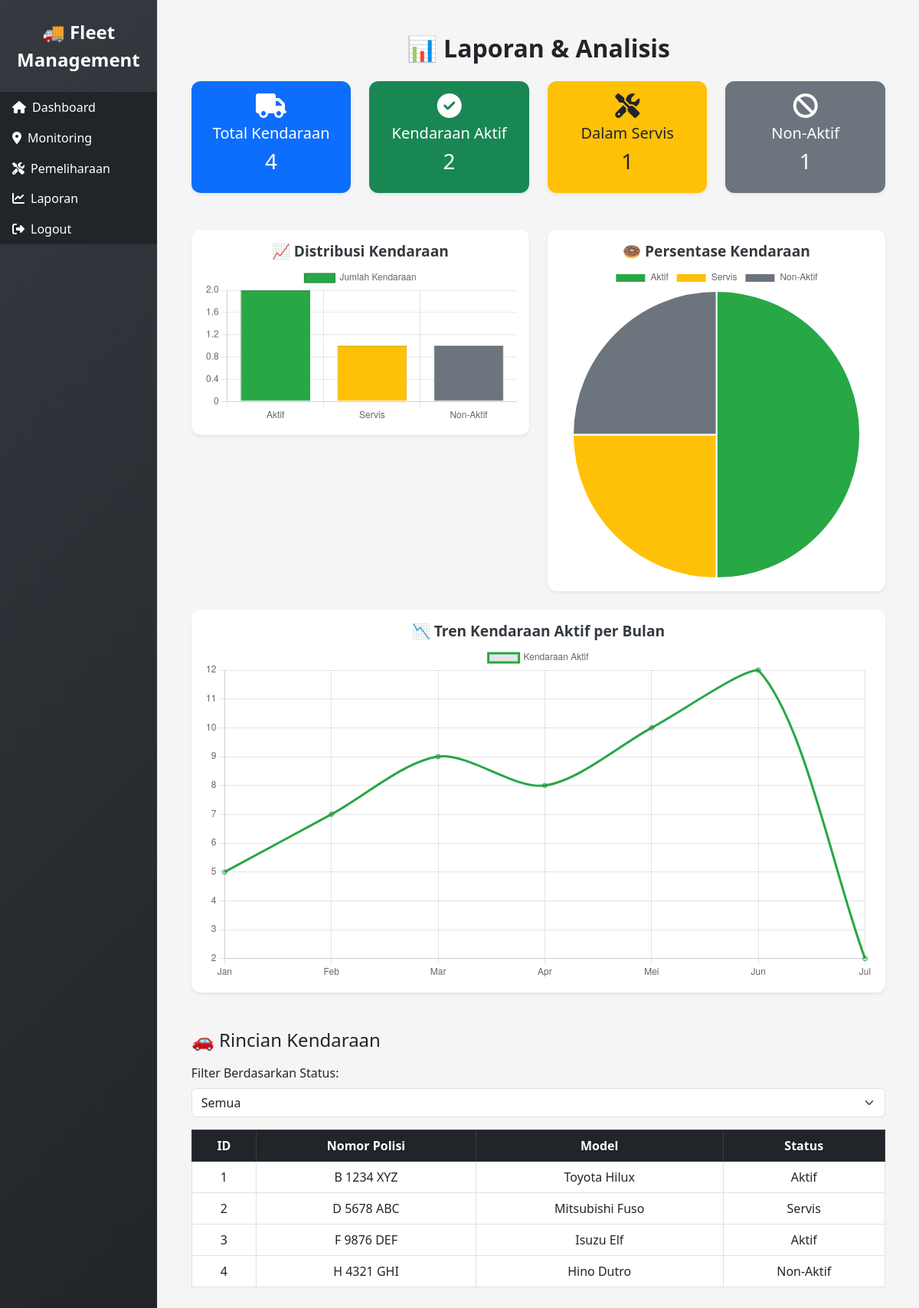
The app's page /reports.php with its own data.
### tables this page shows
CREATE TABLE `kendaraan` (
  `id_kendaraan` int(11) NOT NULL,
  `nomor_polisi` varchar(20) NOT NULL,
  `model` varchar(50) DEFAULT NULL,
  `status` enum('Aktif','Non-Aktif','Servis') DEFAULT 'Aktif'
);

### reports.php (the view, shortened to what this page needs)
<?php
include 'config/db.php';
$total_kendaraan = $conn->query("SELECT COUNT(*) AS total FROM kendaraan")->fetch_assoc()['total'];
$kendaraan_aktif = $conn->query("SELECT COUNT(*) AS aktif FROM kendaraan WHERE status='Aktif'")->fetch_assoc()['aktif'];
$kendaraan_servis = $conn->query("SELECT COUNT(*) AS servis FROM kendaraan WHERE status='Servis'")->fetch_assoc()['servis'];
$kendaraan_nonaktif = $conn->query("SELECT COUNT(*) AS nonaktif FROM kendaraan WHERE status='Non-Aktif'")->fetch_assoc()['nonaktif'];
$kendaraan_query = "SELECT id_kendaraan, nomor_polisi, model, status FROM kendaraan ORDER BY id_kendaraan ASC";
$kendaraan_result = $conn->query($kendaraan_query);
?>
<!DOCTYPE html>
<html lang="en">
<head>
    <link href="https://cdn.jsdelivr.net/npm/bootstrap@5.3.0/dist/css/bootstrap.min.css" rel="stylesheet">
    <link rel="stylesheet" href="https://cdnjs.cloudflare.com/ajax/libs/font-awesome/6.4.0/css/all.min.css">
    <link rel="stylesheet" href="style.css">
</head>
<body>
<div class="d-flex" id="wrapper">
    <div class="bg-dark border-end" id="sidebar-wrapper">
        <div class="sidebar-heading text-white py-4 text-center fs-4">🚚 Fleet Management</div>
        <div class="list-group list-group-flush">
            <a href="dashboard.php" class="list-group-item list-group-item-action bg-dark text-white">
                <i class="fas fa-home me-2"></i>Dashboard
            </a>
            <a href="monitoring.php" class="list-group-item list-group-item-action bg-dark text-white">
                <i class="fas fa-map-marker-alt me-2"></i>Monitoring
            </a>
            <a href="maintenance.php" class="list-group-item list-group-item-action bg-dark text-white">
                <i class="fas fa-tools me-2"></i>Pemeliharaan
            </a>
            <a href="reports.php" class="list-group-item list-group-item-action bg-dark text-white active">
                <i class="fas fa-chart-line me-2"></i>Laporan
            </a>
            <a href="logout.php" class="list-group-item list-group-item-action bg-dark text-white">
                <i class="fas fa-sign-out-alt me-2"></i>Logout
            </a>
        </div>
    </div>
    <div id="page-content-wrapper">
        <div class="container-fluid px-4 mt-4">
            <h2 class="fw-bold text-center mb-4">📊 Laporan & Analisis</h2>
            <div class="row text-center mb-5">
                <div class="col-md-3">
                    <div class="card bg-primary text-white shadow-sm">
                        <div class="card-body">
                            <i class="fas fa-truck fa-2x mb-2"></i>
                            <h5>Total Kendaraan</h5>
                            <h3><?php echo $total_kendaraan; ?></h3>
                        </div>
                    </div>
                </div>
                <div class="col-md-3">
                    <div class="card bg-success text-white shadow-sm">
                        <div class="card-body">
                            <i class="fas fa-check-circle fa-2x mb-2"></i>
                            <h5>Kendaraan Aktif</h5>
                            <h3><?php echo $kendaraan_aktif; ?></h3>
                        </div>
                    </div>
                </div>
                <div class="col-md-3">
                    <div class="card bg-warning text-dark shadow-sm">
                        <div class="card-body">
                            <i class="fas fa-tools fa-2x mb-2"></i>
                            <h5>Dalam Servis</h5>
                            <h3><?php echo $kendaraan_servis; ?></h3>
                        </div>
                    </div>
                </div>
                <div class="col-md-3">
                    <div class="card bg-secondary text-white shadow-sm">
                        <div class="card-body">
                            <i class="fas fa-ban fa-2x mb-2"></i>
                            <h5>Non-Aktif</h5>
                            <h3><?php echo $kendaraan_nonaktif; ?></h3>
                        </div>
                    </div>
                </div>
            </div>
            <div class="row">
                <div class="col-md-6 mb-4">
                    <div class="card shadow-sm">
                        <div class="card-body">
                            <h5 class="card-title text-center">📈 Distribusi Kendaraan</h5>
                            <canvas id="barChart"></canvas>
                        </div>
                    </div>
                </div>
                <div class="col-md-6 mb-4">
                    <div class="card shadow-sm">
                        <div class="card-body">
                            <h5 class="card-title text-center">🍩 Persentase Kendaraan</h5>
                            <canvas id="pieChart"></canvas>
                        </div>
                    </div>
                </div>
            </div>
            <div class="row mb-4">
                <div class="col-md-12">
                    <div class="card shadow-sm">
                        <div class="card-body">
                            <h5 class="card-title text-center">📉 Tren Kendaraan Aktif per Bulan</h5>
                            <canvas id="lineChart"></canvas>
                        </div>
                    </div>
                </div>
            </div>
            <div class="mt-5">
                <h4 class="mb-3">🚗 Rincian Kendaraan</h4>
                <div class="mb-3">
                    <label for="statusFilter" class="form-label">Filter Berdasarkan Status:</label>
                    <select id="statusFilter" class="form-select" onchange="filterTable()">
                        <option value="all">Semua</option>
                    </select>
                </div>
                <div class="table-responsive">
                    <table class="table table-bordered table-hover align-middle text-center" id="vehicleTable">
                        <thead class="table-dark">
                            <tr>
                                <th>ID</th>
                                <th>Nomor Polisi</th>
                                <th>Model</th>
                                <th>Status</th>
                            </tr>
                        </thead>
                        <tbody>
                            <?php while ($row = $kendaraan_result->fetch_assoc()): ?>
                            <tr data-status="<?php echo $row['status']; ?>">
                                <td><?php echo $row['id_kendaraan']; ?></td>
                                <td><?php echo $row['nomor_polisi']; ?></td>
                                <td><?php echo $row['model']; ?></td>
                                <td><?php echo $row['status']; ?></td>
                            </tr>
                            <?php endwhile; ?>
                        </tbody>
                    </table>
                </div>
            </div>
        </div>
    </div>
</div>
<script>
// Data dari PHP
const totalKendaraan = <?php echo $total_kendaraan; ?>;
const kendaraanAktif = <?php echo $kendaraan_aktif; ?>;
const kendaraanServis = <?php echo $kendaraan_servis; ?>;
const kendaraanNonAktif = <?php echo $kendaraan_nonaktif; ?>;
// Bar Chart
const ctxBar = document.getElementById('barChart').getContext('2d');
new Chart(ctxBar, {
    type: 'bar',
    data: {
        labels: ['Aktif', 'Servis', 'Non-Aktif'],
        datasets: [{
            label: 'Jumlah Kendaraan',
            data: [kendaraanAktif, kendaraanServis, kendaraanNonAktif],
            backgroundColor: ['#28a745', '#ffc107', '#6c757d'],
            borderColor: ['#1e7e34', '#d39e00', '#5a6268'],
            borderWidth: 1
        }]
    },
    options: {
        responsive: true,
        scales: {
            y: { beginAtZero: true }
        }
    }
});
// Pie Chart
const ctxPie = document.getElementById('pieChart').getContext('2d');
new Chart(ctxPie, {
    type: 'pie',
    data: {
        labels: ['Aktif', 'Servis', 'Non-Aktif'],
        datasets: [{
            data: [kendaraanAktif, kendaraanServis, kendaraanNonAktif],
            backgroundColor: ['#28a745', '#ffc107', '#6c757d'],
        }]
    },
    options: {
        responsive: true
    }
});
// Line Chart (Simulasi Data Tren Kendaraan Aktif)
const ctxLine = document.getElementById('lineChart').getContext('2d');
new Chart(ctxLine, {
    type: 'line',
    data: {
        labels: ['Jan', 'Feb', 'Mar', 'Apr', 'Mei', 'Jun', 'Jul'],
        datasets: [{
            label: 'Kendaraan Aktif',
            data: [5, 7, 9, 8, 10, 12, kendaraanAktif],
            borderColor: '#28a745',
            fill: false,
            tension: 0.3
        }]
    },
    options: {
        responsive: true
    }
});
// Filter Tabel Rincian Kendaraan
function filterTable() {
    const filter = document.getElementById("statusFilter").value;
    const rows = document.querySelectorAll("#vehicleTable tbody tr");
    rows.forEach(row => {
        const status = row.getAttribute("data-status");
        if (filter === "all" || status === filter) {
            row.style.display = "";
        } else {
            row.style.display = "none";
        }
    });
}
</script>
</body>
</html>

### style.css (style rules this page uses)
#sidebar-wrapper { min-height: 100vh; width: 250px; transition: all 0.3s ease; background: linear-gradient(135deg, #343a40, #212529); box-shadow: 2px 0 5px rgba(0, 0, 0, 0.1); }
.sidebar-heading { font-size: 1.6rem; font-weight: bold; color: #fff; text-align: center; padding: 20px 0; }
.list-group-item { transition: all 0.3s ease; border: none; font-weight: 500; color: #ddd; display: flex; align-items: center; }
.list-group-item i { margin-right: 10px; }
#page-content-wrapper { width: 100%; padding: 20px; background-color: #f5f5f5; min-height: 100vh; }
.card { border-radius: 12px; transition: transform 0.3s ease, box-shadow 0.3s ease; border: none; background-color: #ffffff; box-shadow: 0 4px 12px rgba(0, 0, 0, 0.1); }
.card-title { font-size: 1.2rem; font-weight: bold; color: #343a40; }

### records on screen
kendaraan: id_kendaraan "1", nomor_polisi "B 1234 XYZ", model "Toyota Hilux", status "Aktif"
kendaraan: id_kendaraan "2", nomor_polisi "D 5678 ABC", model "Mitsubishi Fuso", status "Servis"
kendaraan: id_kendaraan "3", nomor_polisi "F 9876 DEF", model "Isuzu Elf", status "Aktif"
kendaraan: id_kendaraan "4", nomor_polisi "H 4321 GHI", model "Hino Dutro", status "Non-Aktif"

### other values on screen
$total_kendaraan "4"
$kendaraan_aktif "2"
$kendaraan_servis "1"
$kendaraan_nonaktif "1"
chart data {{ $kendaraan_aktif }} 2
chart data {{ $kendaraan_servis }} 1
chart data {{ $kendaraan_nonaktif }} 1
